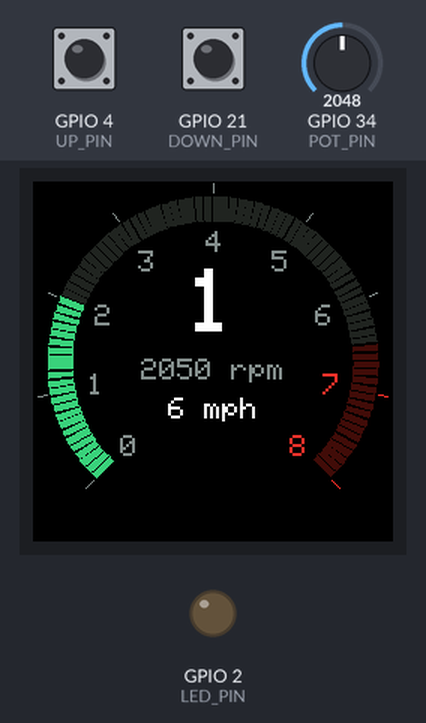
Recording of a sketch running on a simulated ESP32. On the bench: 240×240 colour display, output pins drawn as LEDs (lit = HIGH). Dashed ring = blinking. The inputs (shaded band) are chosen by the test bench; at power-on: GPIO 34 (POT_PIN) = 2048, GPIO 4 (UP_PIN) HIGH, GPIO 21 (DOWN_PIN) HIGH (analog values on the 0–4095 scale).

Above: at 1.4 s.
1.5 s: GPIO 34 (POT_PIN) set to 3603
At 3.74 s:
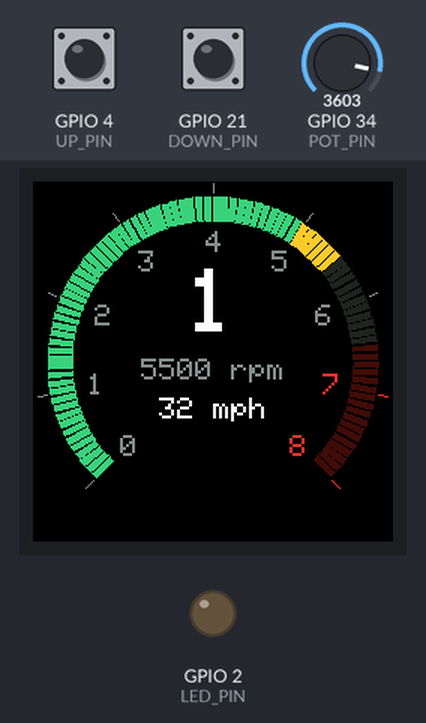
4.5 s: GPIO 4 (UP_PIN) pulled LOW for 0.15 s
At 4.58 s:
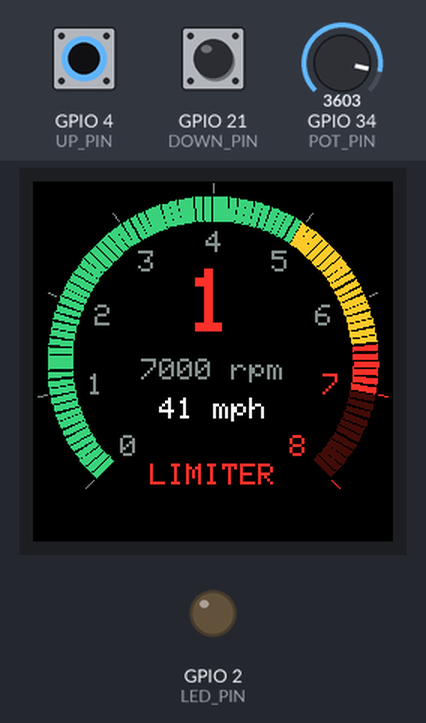
5.2 s: GPIO 21 (DOWN_PIN) pulled LOW for 0.15 s
At 5.87 s:
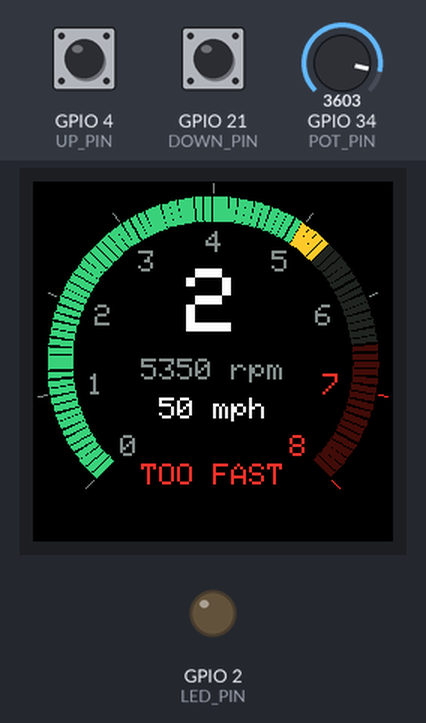
5.9 s: GPIO 34 (POT_PIN) set to 2866
At 7.97 s:
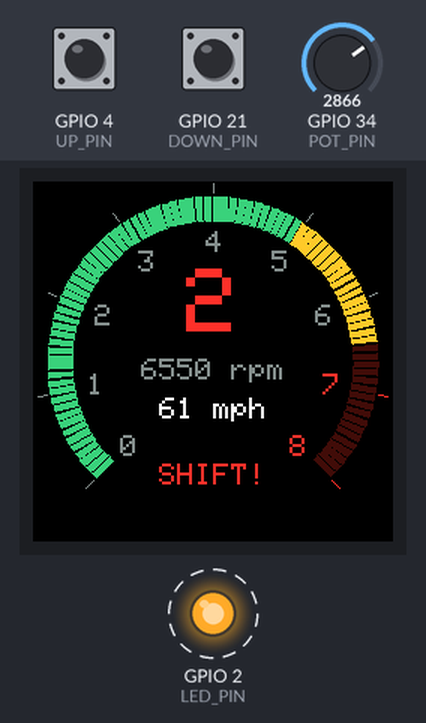
8.9 s: GPIO 4 (UP_PIN) pulled LOW for 1 s
At 9.25 s:
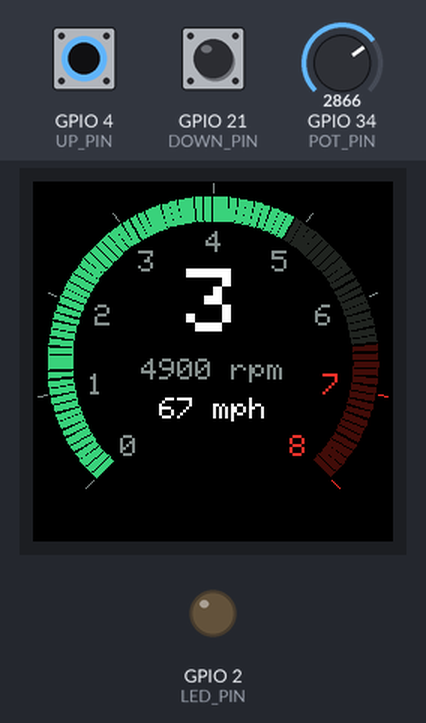
10.5 s: GPIO 21 (DOWN_PIN) pulled LOW for 1 s
At 10.79 s:
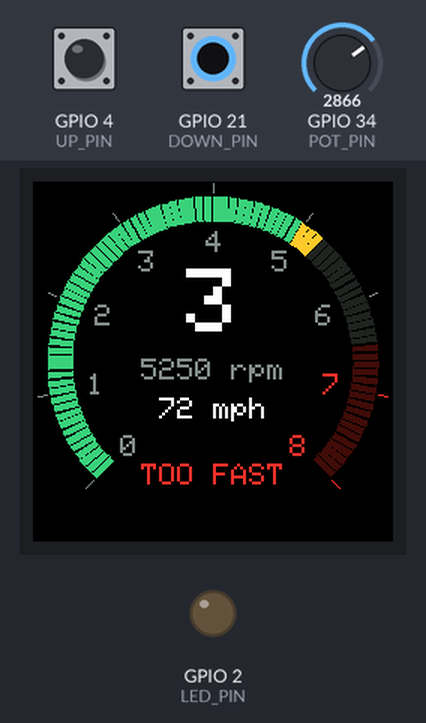
Timing chart, 0 to 13.1 s (numbered marks = the images above; inputs shaded):
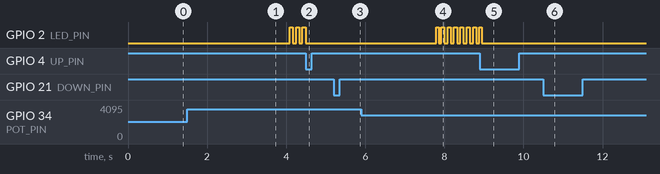

The sketch:

tachometer.ino
```cpp
#include <SPI.h>
#include <Adafruit_GFX.h>
#include <Adafruit_GC9A01A.h>
#include <math.h>

// ---------- Pins ----------
const int TFT_CS   = 5;
const int TFT_DC   = 16;
const int TFT_RST  = 17;
const int POT_PIN  = 34;
const int UP_PIN   = 4;
const int DOWN_PIN = 21;
const int LED_PIN  = 2;

// ---------- Engine & car settings (fun to tweak) ----------
const float MAX_RPM    = 8000;   // end of the gauge
const float REV_LIMIT  = 7200;   // limiter cuts power here
const float SHIFT_RPM  = 6500;   // shift light + redline start
const float IDLE_RPM   = 850;
const int   NUM_GEARS  = 6;
const float RATIO[NUM_GEARS] = {3.60, 2.20, 1.50, 1.15, 0.92, 0.75};
const float RPM_PER_MPH = 48.6;  // rpm = mph * ratio * this (1st tops out ~40 mph)
const float POWER      = 3.7;    // acceleration strength
const float DRAG       = 0.00008;// air resistance
const float COAST      = 1.5;    // engine braking when off throttle

// Pot readings near the ends are unreliable on the ESP32's ADC, so ignore them
const int POT_MIN = 150;
const int POT_MAX = 3950;

Adafruit_GC9A01A tft(TFT_CS, TFT_DC, TFT_RST);

// ---------- Car state ----------
int gear = 0;            // 0 = 1st gear
float speedMph = 0;
float rpm = IDLE_RPM;
float rpmShown = IDLE_RPM;
float throttle = 0;
float potSmooth = 0;
bool limiterOn = false;
unsigned long msgUntil = 0;
unsigned long lastSimMs = 0;
String message = "";

// ---------- Buttons (debounced) ----------
struct Button {
  int pin;
  int lastReading = HIGH;
  int stable = HIGH;
  unsigned long lastChange = 0;
};
Button upBtn{UP_PIN};
Button downBtn{DOWN_PIN};

// What's currently drawn, so only changed parts get redrawn (no flicker)
struct Shown {
  String text = "\x01";
  uint16_t color = 0;
};
Shown shownGear, shownRpm, shownMph, shownMsg;

// Returns true once per press
bool pressed(Button& b) {
  int r = digitalRead(b.pin);
  if (r != b.lastReading) {
    b.lastChange = millis();
    b.lastReading = r;
  }
  if (millis() - b.lastChange > 30 && r != b.stable) {
    b.stable = r;
    return r == LOW;
  }
  return false;
}

// ---------- Screen layout ----------
const int CX = 120, CY = 120;
const float START_ANGLE = -135;  // degrees, 0 = top, clockwise
const float SWEEP = 270;
const int SEGS = 90;             // RPM bar is made of 90 segments (3 degrees each)
const int BAR_INNER = 94, BAR_OUTER = 110;

uint16_t C_BG, C_TEXT, C_DIM, C_TRACK, C_TRACK_RED, C_GREEN, C_YELLOW, C_RED;
int shownLit = -1;

void polar(float deg, float r, int& x, int& y) {
  float a = deg * DEG_TO_RAD;
  x = CX + r * sin(a);
  y = CY - r * cos(a);
}

float angleForRpm(float r) { return START_ANGLE + SWEEP * r / MAX_RPM; }

uint16_t segColor(int i) {
  float r = (i + 0.5) * MAX_RPM / SEGS;
  if (r >= SHIFT_RPM) return C_RED;
  if (r >= 5000) return C_YELLOW;
  return C_GREEN;
}

uint16_t trackColor(int i) {
  float r = (i + 0.5) * MAX_RPM / SEGS;
  return r >= SHIFT_RPM ? C_TRACK_RED : C_TRACK;
}

void drawSeg(int i, uint16_t color) {
  float a0 = START_ANGLE + i * SWEEP / SEGS;
  float a1 = a0 + SWEEP / SEGS - 0.8;   // small gap gives a segmented look
  int x0, y0, x1, y1, x2, y2, x3, y3;
  polar(a0, BAR_OUTER, x0, y0);
  polar(a0, BAR_INNER, x1, y1);
  polar(a1, BAR_OUTER, x2, y2);
  polar(a1, BAR_INNER, x3, y3);
  tft.fillTriangle(x0, y0, x1, y1, x2, y2, color);
  tft.fillTriangle(x1, y1, x3, y3, x2, y2, color);
}

// Only draws the segments that changed since last time
void drawBar(float r) {
  int lit = constrain((int)(r * SEGS / MAX_RPM), 0, SEGS);
  if (shownLit < 0) {                       // first draw: whole bar
    for (int i = 0; i < SEGS; i++) drawSeg(i, i < lit ? segColor(i) : trackColor(i));
  } else if (lit > shownLit) {
    for (int i = shownLit; i < lit; i++) drawSeg(i, segColor(i));
  } else {
    for (int i = lit; i < shownLit; i++) drawSeg(i, trackColor(i));
  }
  shownLit = lit;
}

void drawDial() {
  tft.setTextSize(2);
  for (int k = 0; k <= 8; k++) {
    float a = angleForRpm(k * 1000);
    int x0, y0, x1, y1;
    polar(a, 113, x0, y0);
    polar(a, 119, x1, y1);
    uint16_t c = (k * 1000 >= SHIFT_RPM) ? C_RED : C_DIM;
    tft.drawLine(x0, y0, x1, y1, c);

    int lx, ly;                              // labels 0-8 (x1000 rpm)
    polar(a, 80, lx, ly);
    tft.setTextColor(c);
    tft.setCursor(lx - 5, ly - 7);
    tft.print(k);
  }
}

// Clears a band and prints centered text, only if it changed
void drawText(Shown& s, const String& text, int y, int size, int halfWidth, uint16_t color) {
  if (s.text == text && s.color == color) return;
  tft.fillRect(CX - halfWidth, y, halfWidth * 2, 8 * size, C_BG);
  tft.setTextSize(size);
  tft.setTextColor(color);
  tft.setCursor(CX - (int)text.length() * 3 * size, y);
  tft.print(text);
  s.text = text;
  s.color = color;
}

void showMessage(const String& m, unsigned long ms) {
  message = m;
  msgUntil = millis() + ms;
}

// ---------- Shifting ----------

void upshift() {
  if (gear >= NUM_GEARS - 1) { showMessage("TOP GEAR", 800); return; }
  gear++;
}

void downshift() {
  if (gear == 0) { showMessage("1ST GEAR", 800); return; }
  float newRpm = speedMph * RATIO[gear - 1] * RPM_PER_MPH;
  if (newRpm > REV_LIMIT) {                 // would over-rev: refuse
    showMessage("TOO FAST", 1000);
    return;
  }
  gear--;
}

// ---------- Simulation ----------

void readThrottle() {
  int raw = analogRead(POT_PIN);
  potSmooth += (raw - potSmooth) * 0.2;     // smooth out ADC jitter
  throttle = constrain((potSmooth - POT_MIN) / (POT_MAX - POT_MIN), 0.0, 1.0);
}

void simulate(float dt) {
  float engineRpm = speedMph * RATIO[gear] * RPM_PER_MPH;

  float accel = throttle * POWER * RATIO[gear]
              - DRAG * speedMph * speedMph
              - (1.0 - throttle) * COAST;

  limiterOn = (engineRpm >= REV_LIMIT && throttle > 0.05);
  if (limiterOn && accel > 0) accel = 0;    // limiter cuts power

  speedMph = max(0.0f, speedMph + accel * dt);
  engineRpm = speedMph * RATIO[gear] * RPM_PER_MPH;

  // At low speed the clutch slips, so throttle can still raise rpm
  rpm = max(engineRpm, IDLE_RPM + throttle * 2500);

  // Limiter "bounce" makes the bar flicker at the limit like a real car
  if (limiterOn && (millis() / 70) % 2) rpm -= 300;
}

// ---------- Setup & loop ----------

void setup() {
  Serial.begin(115200);
  pinMode(UP_PIN, INPUT_PULLUP);
  pinMode(DOWN_PIN, INPUT_PULLUP);
  pinMode(LED_PIN, OUTPUT);
  analogReadResolution(12);                 // 0-4095

  tft.begin();
  C_BG        = tft.color565(0, 0, 0);
  C_TEXT      = tft.color565(255, 255, 255);
  C_DIM       = tft.color565(130, 140, 140);
  C_TRACK     = tft.color565(35, 38, 38);
  C_TRACK_RED = tft.color565(70, 15, 15);
  C_GREEN     = tft.color565(60, 210, 120);
  C_YELLOW    = tft.color565(255, 200, 40);
  C_RED       = tft.color565(255, 50, 40);
  tft.fillScreen(C_BG);
  drawDial();

  potSmooth = analogRead(POT_PIN);
  lastSimMs = millis();
}

void loop() {
  if (pressed(upBtn)) upshift();
  if (pressed(downBtn)) downshift();

  unsigned long now = millis();
  if (now - lastSimMs < 20) return;          // run 50 times per second
  float dt = (now - lastSimMs) / 1000.0;
  lastSimMs = now;

  readThrottle();
  simulate(dt);

  // Ease the shown rpm toward the real one so the bar moves smoothly
  rpmShown += (rpm - rpmShown) * 0.35;
  drawBar(rpmShown);

  // Shift light: fast blink near redline
  bool shiftNow = rpm >= SHIFT_RPM;
  digitalWrite(LED_PIN, shiftNow && (now / 80) % 2 ? HIGH : LOW);

  // Center readouts
  uint16_t gearColor = shiftNow ? C_RED : C_TEXT;
  drawText(shownGear, String(gear + 1), 58, 6, 22, gearColor);
  drawText(shownRpm, String((int)(rpmShown / 50) * 50) + " rpm", 118, 2, 52, C_DIM);
  drawText(shownMph, String((int)speedMph) + " mph", 144, 2, 52, C_TEXT);

  String msg = "";
  uint16_t msgColor = C_RED;
  if (now < msgUntil)   msg = message;
  else if (limiterOn)   msg = "LIMITER";
  else if (shiftNow && gear < NUM_GEARS - 1) msg = "SHIFT!";
  drawText(shownMsg, msg, 188, 2, 60, msgColor);
}
```

Measured:
- after the input at 1.5 s, GPIO 2 (LED_PIN): alternates HIGH for 0.08 s and LOW for 0.08 s, starting after 2.6 s
- after the input at 4.5 s, GPIO 2 (LED_PIN): stops changing and stays LOW
- after the input at 5.2 s, the display: first changes after 0.15 s (image 3 shows a later state)
- after the input at 8.9 s, GPIO 2 (LED_PIN): goes on until 8.9 s, then stays LOW
